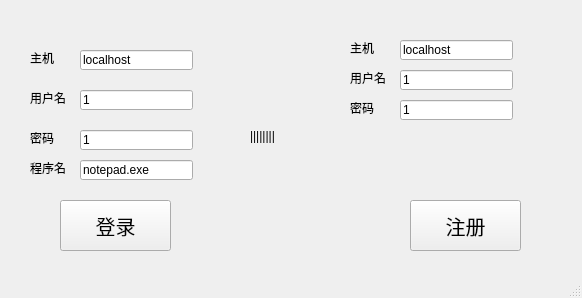
<?xml version="1.0" encoding="UTF-8"?>
<ui version="4.0">
 <class>Loginview</class>
 <widget class="QMainWindow" name="Loginview">
  <property name="geometry">
   <rect>
    <x>0</x>
    <y>0</y>
    <width>582</width>
    <height>298</height>
   </rect>
  </property>
  <property name="windowTitle">
   <string>Loginview</string>
  </property>
  <widget class="QWidget" name="centralwidget">
   <widget class="QPushButton" name="loginButton">
    <property name="geometry">
     <rect>
      <x>60</x>
      <y>200</y>
      <width>111</width>
      <height>51</height>
     </rect>
    </property>
    <property name="font">
     <font>
      <family>8514oem</family>
      <pointsize>15</pointsize>
     </font>
    </property>
    <property name="text">
     <string>登录</string>
    </property>
   </widget>
   <widget class="QPushButton" name="regButton">
    <property name="geometry">
     <rect>
      <x>410</x>
      <y>200</y>
      <width>111</width>
      <height>51</height>
     </rect>
    </property>
    <property name="font">
     <font>
      <family>8514oem</family>
      <pointsize>15</pointsize>
     </font>
    </property>
    <property name="text">
     <string>注册</string>
    </property>
   </widget>
   <widget class="QLabel" name="line">
    <property name="geometry">
     <rect>
      <x>250</x>
      <y>20</y>
      <width>54</width>
      <height>231</height>
     </rect>
    </property>
    <property name="text">
     <string>||||||||</string>
    </property>
   </widget>
   <widget class="QLabel" name="username_login">
    <property name="geometry">
     <rect>
      <x>30</x>
      <y>90</y>
      <width>41</width>
      <height>16</height>
     </rect>
    </property>
    <property name="text">
     <string>用户名</string>
    </property>
   </widget>
   <widget class="QLineEdit" name="iUsername_login">
    <property name="geometry">
     <rect>
      <x>80</x>
      <y>90</y>
      <width>113</width>
      <height>20</height>
     </rect>
    </property>
    <property name="text">
     <string>1</string>
    </property>
   </widget>
   <widget class="QLineEdit" name="iPassword_login">
    <property name="geometry">
     <rect>
      <x>80</x>
      <y>130</y>
      <width>113</width>
      <height>20</height>
     </rect>
    </property>
    <property name="text">
     <string>1</string>
    </property>
   </widget>
   <widget class="QLabel" name="password_login">
    <property name="geometry">
     <rect>
      <x>30</x>
      <y>130</y>
      <width>41</width>
      <height>16</height>
     </rect>
    </property>
    <property name="text">
     <string>密码</string>
    </property>
   </widget>
   <widget class="QLineEdit" name="iUsername_reg">
    <property name="geometry">
     <rect>
      <x>400</x>
      <y>70</y>
      <width>113</width>
      <height>20</height>
     </rect>
    </property>
    <property name="text">
     <string>1</string>
    </property>
   </widget>
   <widget class="QLabel" name="username_reg">
    <property name="geometry">
     <rect>
      <x>350</x>
      <y>70</y>
      <width>41</width>
      <height>16</height>
     </rect>
    </property>
    <property name="text">
     <string>用户名</string>
    </property>
   </widget>
   <widget class="QLineEdit" name="iPassword_reg">
    <property name="geometry">
     <rect>
      <x>400</x>
      <y>100</y>
      <width>113</width>
      <height>20</height>
     </rect>
    </property>
    <property name="text">
     <string>1</string>
    </property>
   </widget>
   <widget class="QLabel" name="password_reg">
    <property name="geometry">
     <rect>
      <x>350</x>
      <y>100</y>
      <width>41</width>
      <height>16</height>
     </rect>
    </property>
    <property name="text">
     <string>密码</string>
    </property>
   </widget>
   <widget class="QLineEdit" name="iProgram_login">
    <property name="geometry">
     <rect>
      <x>80</x>
      <y>160</y>
      <width>113</width>
      <height>20</height>
     </rect>
    </property>
    <property name="text">
     <string>notepad.exe</string>
    </property>
   </widget>
   <widget class="QLabel" name="program_reg">
    <property name="geometry">
     <rect>
      <x>30</x>
      <y>160</y>
      <width>41</width>
      <height>16</height>
     </rect>
    </property>
    <property name="text">
     <string>程序名</string>
    </property>
   </widget>
   <widget class="QLabel" name="hostname_reg">
    <property name="geometry">
     <rect>
      <x>350</x>
      <y>40</y>
      <width>41</width>
      <height>16</height>
     </rect>
    </property>
    <property name="text">
     <string>主机</string>
    </property>
   </widget>
   <widget class="QLineEdit" name="iHostname_reg">
    <property name="geometry">
     <rect>
      <x>400</x>
      <y>40</y>
      <width>113</width>
      <height>20</height>
     </rect>
    </property>
    <property name="text">
     <string>localhost</string>
    </property>
   </widget>
   <widget class="QLineEdit" name="iHostname_login">
    <property name="geometry">
     <rect>
      <x>80</x>
      <y>50</y>
      <width>113</width>
      <height>20</height>
     </rect>
    </property>
    <property name="text">
     <string>localhost</string>
    </property>
   </widget>
   <widget class="QLabel" name="hostname_login">
    <property name="geometry">
     <rect>
      <x>30</x>
      <y>50</y>
      <width>41</width>
      <height>16</height>
     </rect>
    </property>
    <property name="text">
     <string>主机</string>
    </property>
   </widget>
  </widget>
  <widget class="QMenuBar" name="menubar">
   <property name="geometry">
    <rect>
     <x>0</x>
     <y>0</y>
     <width>582</width>
     <height>23</height>
    </rect>
   </property>
  </widget>
  <widget class="QStatusBar" name="statusbar"/>
 </widget>
 <resources/>
 <connections/>
</ui>
